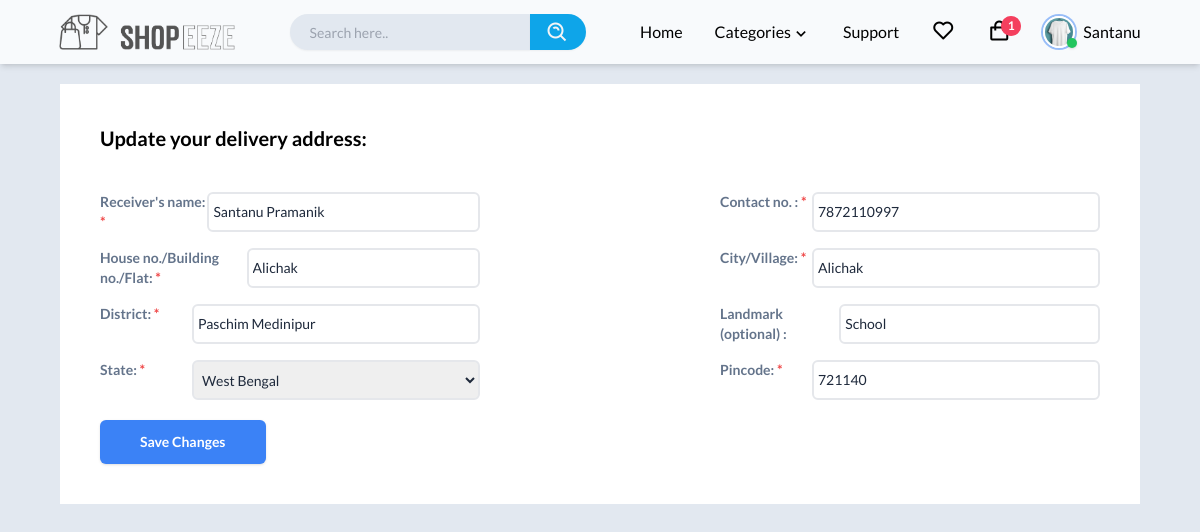
The app's page /account/cart/edit-address/9115ab57782d461aa7bf3ab186fe57ae/ (signed in) with its own data.
### accounts/models.py (models this page shows, shortened)
class Profile(Basemodel):
    user = models.OneToOneField(User, on_delete=models.CASCADE, related_name="profile")
    is_new_user = models.BooleanField(default=False)
    phone_number = models.PositiveIntegerField()
    is_phone_no_verified = models.BooleanField(default=False)
    otp = models.PositiveIntegerField(null=True, blank=True)
    profile_image = models.ImageField(upload_to='ProfileImages', default='ProfileImages/default_pp.jpg')
    def get_cart_count(self):
        return CartItems.objects.filter(cart__user=self.user).count()

class Address(Basemodel):
    profile = models.ForeignKey(Profile, on_delete=models.CASCADE, related_name='adresses')
    receiver = models.CharField(max_length=100)
    mobile = models.IntegerField()
    home = models.CharField(max_length=100)
    city = models.CharField(max_length=100)
    pincode = models.CharField(max_length=6)
    district = models.CharField(max_length=100)
    STATE_CHOICES = (
        ("Andhra Pradesh","Andhra Pradesh"),
        ("Arunachal Pradesh ","Arunachal Pradesh "),
        ("Assam","Assam"),
        ("Bihar","Bihar"),
        ("Chhattisgarh","Chhattisgarh"),
        ("Goa","Goa"),
        ("Gujarat","Gujarat"),
        ("Haryana","Haryana"),
        ("Himachal Pradesh","Himachal Pradesh"),
        ("Jammu and Kashmir ","Jammu and Kashmir "),
        ("Jharkhand","Jharkhand"),
        ("Karnataka","Karnataka"),
        ("Kerala","Kerala"),
        ("Madhya Pradesh","Madhya Pradesh"),
        ("Maharashtra","Maharashtra"),
        ("Manipur","Manipur"),
        ("Meghalaya","Meghalaya"),
        ("Mizoram","Mizoram"),
        ("Nagaland","Nagaland"),
        ("Odisha","Odisha"),
        ("Punjab","Punjab"),
        ("Rajasthan","Rajasthan"),
        ("Sikkim","Sikkim"),
        ("Tamil Nadu","Tamil Nadu"),
        ("Telangana","Telangana"),
        ("Tripura","Tripura"),
        ("Uttar Pradesh","Uttar Pradesh"),
        ("Uttarakhand","Uttarakhand"),
        ("West Bengal","West Bengal"),
        ("Andaman and Nicobar Islands","Andaman and Nicobar Islands"),
        ("Chandigarh","Chandigarh"),
        ("Dadra and Nagar Haveli","Dadra and Nagar Haveli"),
        ("Daman and Diu","Daman and Diu"),
        ("Lakshadweep","Lakshadweep"),
        ("National Capital Territory of Delhi","National Capital Territory of Delhi"),
        ("Puducherry","Puducherry"),
    )
    state = models.CharField(choices=STATE_CHOICES,max_length=255)
    landmark = models.CharField(max_length=100, null=True, blank=True)
    class Meta:
        verbose_name_plural = "Adresses"

### accounts/views.py (the view, shortened to what this page needs)
# urls.py: path("cart/edit-address/<uid>/", edit_address_cart, name="edit_address_page_cart"),
def edit_address_cart(request, uid):
    if request.user.is_authenticated:
        address = get_object_or_404(Address, uid=uid)
        state_choices = Address.STATE_CHOICES
        return render(
            request,
            "address/editAddress.html",
            {"address": address, "state_choices": state_choices},
        )
    else:
        messages.warning(request, "You have to login first.")
        return redirect("login")

### templates/address/editAddress.html (shortened to what this page needs)
{% extends 'base/base.html' %}
{% block main_content %}
    <main class="mx-5 my-5">
    <section class="mx-10 mt-5 bg-white p-10">
        <p class="text-xl font-semibold">Update your delivery address:</p>
        <form action="{% url 'edit_address_page_cart' address.uid %}" method="POST" id="addAdressForm"
            class="text-sm font-semibold text-slate-500 grid grid-cols-2 gap-x-60 gap-y-4 mt-10">
            <div class="flex justify-between">
                <label for="updated_receiver">Receiver's name: <span class="text-red-500">*</span></label>
                <input type="text" name="updated_receiver" id="name" value="{{address.receiver}}"
                    class="text-slate-800 outline-blue-500 px-1 py-2 border-2 rounded-md w-72 font-normal" required>
            </div>
            <div class="flex justify-between">
                <label for="updated_mobile">Contact no. : <span class="text-red-500">*</span></label>
                <input type="tel" min="0" id="updated_mobile" name="updated_mobile" value="{{address.mobile}}"
                    class="outline-blue-500 px-1 py-2 text-slate-800 border-2 rounded-md w-72 font-normal"
                    required>
            </div>
            <div class="flex justify-between">
                <label for="updated_home">House no./Building no./Flat: <span class="text-red-500">*</span></label>
                <input type="text" name="updated_home" id="home" value="{{address.home}}"
                    class="outline-blue-500 px-1 py-2 text-slate-800 border-2 rounded-md w-72 font-normal" required>
            </div>
            <div class="flex justify-between">
                <label for="updated_city">City/Village: <span class="text-red-500">*</span></label>
                <input type="text" name="updated_city" id="city" value="{{address.city}}"
                    class="text-slate-800 outline-blue-500 px-1 py-2 border-2 rounded-md w-72 font-normal" required>
            </div>
            <div class="flex justify-between">
                <label for="updated_district">District: <span class="text-red-500">*</span></label>
                <input type="text" name="updated_district" id="district" value="{{address.district}}"
                    class="text-slate-800 outline-blue-500 px-1 py-2 border-2 rounded-md w-72 font-normal" required>
            </div>
            <div class="flex justify-between">
                <label for="updated_landmark">Landmark (optional) :</label>
                <input type="text" id="landmark" name="updated_landmark" value="{{address.landmark}}"
                    class="outline-blue-500 px-1 py-2 text-slate-800 border-2 rounded-md w-72 font-normal">
            </div>
            <div class="flex justify-between">
                <label for="updated_state">State: <span class="text-red-500">*</span></label>
                <select name="updated_state" id="state" class="outline-blue-500 text-slate-800 px-1 py-2 border-2 rounded-md w-72 font-normal">
                    {% for state, state_name in state_choices %}
                    <option value="{{state}}" {% if address.state == state %}selected{% endif %}>{{state_name}}</option>
                    {% endfor %}
                </select>
            </div>
            <div class="flex justify-between">
                <label for="updated_pincode">Pincode: <span class="text-red-500">*</span></label>
                <input type="number" min="0" id="pincode" name="updated_pincode" value="{{address.pincode}}"
                    class="outline-blue-500 px-1 py-2 text-slate-800 border-2 rounded-md w-72 font-normal"
                    required>
            </div>
        </form>
        <button form="addAdressForm" type="submit"
            class="mt-5 bg-blue-500 shadow font-semibold text-white rounded-md py-3 px-10 hover:bg-blue-500/90 transition-colors ease-in-out text-sm">
            Save Changes
        </button>
    </section>
    </main>
{% endblock main_content %}

### templates/base/base.html (shortened to what this page needs)
<!DOCTYPE html>
<html lang="en">
<head>
    <link rel="stylesheet" href="/media/css/output.css" />
    <link href="https://unpkg.com/boxicons@2.1.4/css/boxicons.min.css" rel="stylesheet" />
</head>
<body class="relative bg-slate-200 font-['Lato']">
    <header class="sticky top-0 w-full flex justify-around items-center bg-slate-50 px-8 shadow-md z-[999]">
        <a id="logo" href="/">
            <img src="/media/images/logo.png" alt="logo-s" class="h-9" />
        </a>
        <form class="flex items-center h-9">
            <input type="text" placeholder="Search here.."
                class="w-60 h-full rounded-s-full px-5 text-sm outline-none shadow-sm text-black bg-slate-200 font-[400]" />
            <button title="Search" type="submit"
                class="flex justify-center items-center px-4 text-2xl bg-sky-500 h-full shadow-sm rounded-e-full pt-0.5 text-gray-100"><i
                    class='bx bx-search-alt'></i></button>
        </form>
        <div id="navigations" class="flex gap-8 h-16 items-center">
            <a title="Home" href="{% url 'index' %}"
                class="hover:text-blue-500 transition duration-300 {% block home_active %}{% endblock %}">Home</a>
            <div id="cat_drpdwn" class="relative h-full flex items-center">
                <div class="cursor-pointer flex items-center">
                    Categories
                    <span class="text-xl pt-1">
                        <i class='bx bx-chevron-down'></i>
                    </span>
                </div>
            </div>
            <a title="Support" href="/support/" class="hover:text-blue-500 transition duration-300">Support</a>
            <a title="Wishlisht" href="/accouts/wishlisht/"
                class="text-2xl hover:text-blue-500 transition duration-300"><i class='bx bx-heart'></i></a>
            <a title="Cart" href="{% url 'cart' %}" class="text-2xl group transition duration-300 relative">
                <span class="group-hover:text-blue-500"><i class='bx bx-shopping-bag'></i></span>
                {% if request.user.profile.get_cart_count > 0 %}
                    <span class="absolute top-0 -right-2.5 flex justify-center items-center bg-rose-500 w-5 h-5 text-xs font-semibold text-white rounded-full">
                        <span class="absolute inline-flex h-full w-full rounded-full bg-rose-400 opacity-75 -z-10 animate-ping"></span>
                        {{request.user.profile.get_cart_count}}
                    </span>
                {% endif %}
            </a>
            {% if user.is_authenticated %}
            <div class="relative group h-full flex items-center">
                <div class="cursor-pointer flex gap-2 items-center">
                    <div class="relative">
                        <img src="{{ user.profile.profile_image.url }}" alt="Profile Image"
                            class="w-8 h-8 rounded-full object-cover ring-2 border-2 border-white">
                        <span
                            class="absolute bottom-0 -right-0.5 rounded-full w-2.5 h-2.5 bg-green-500 shadow mt-1"></span>
                    </div>
                    <span>{{ user.first_name }}</span>
                </div>
            </div>
            {% else %}
            <a title="Log In" href="{% url 'login' %}"
                class="bg-sky-500 rounded shadow px-4 py-1 text-gray-100 font-semibold hover:bg-inherit hover:ring-2 hover:text-sky-500 hover:ring-sky-500 hover:shadow-md transition">
                Log In
            </a>
            {% endif %}
        </div>
    </header>
    {% block main_content %}
    {% endblock %}
</body>
</html>

### records on screen
Address: updated_receiver "Santanu Pramanik", updated_mobile "7872110997", updated_home "Alichak", updated_city "Alichak", updated_district "Paschim Medinipur", updated_landmark "School", updated_state "West Bengal", updated_pincode "721140"

### other values on screen
{{ request.user.profile.get_cart_count }} "1"
{{ user.first_name }} "Santanu"
